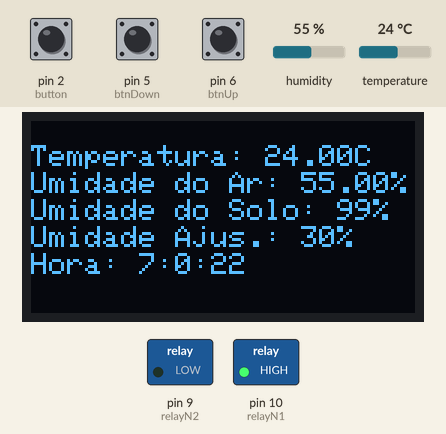
Recording of a sketch running on a simulated Arduino Uno, built with avr-gcc and run on an emulated ATmega328P. Shown: 128×64 one-colour display, switched loads named in the sketch (green lamp = pin HIGH). The inputs (shaded band) are chosen by the test bench; at power-on: humidity 55 %, pin 2 (button) HIGH, pin 5 (btnDown) LOW, pin 6 (btnUp) LOW, temperature 24 °C. The local clock reads 2024-03-15 10:24:30 at power-on unless the sketch sets it; what the sketch prints to the serial monitor is not drawn.

Above: at 2.9 s.
3.0 s: humidity set to 22 %
At 5.0 s:
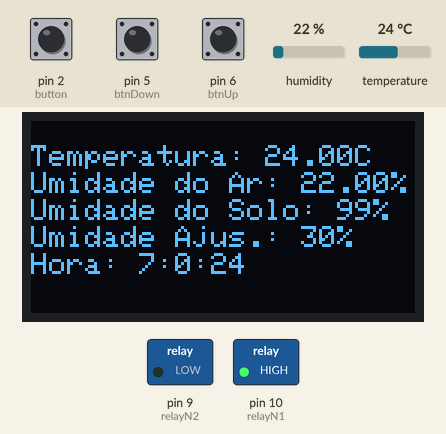
5.9 s: pin 2 (button) pulled LOW for 1.3 s
At 7.1 s:
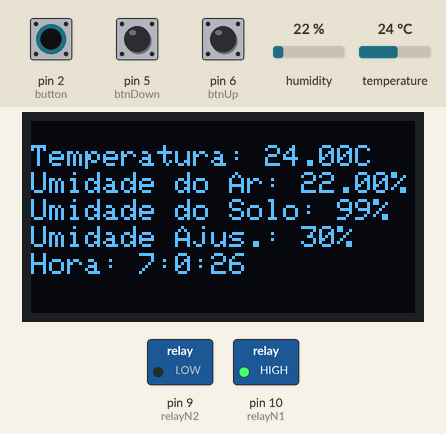
8.7 s: pin 5 (btnDown) pulled HIGH for 1.3 s
At 10.6 s:
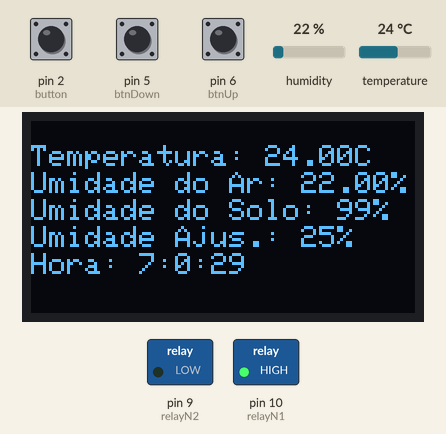
12.3 s: pin 6 (btnUp) pulled HIGH for 1.3 s
At 13.2 s:
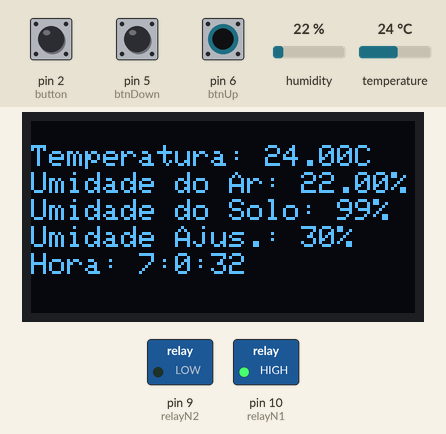
15.1 s: temperature set to 12 °C
At 18.6 s:
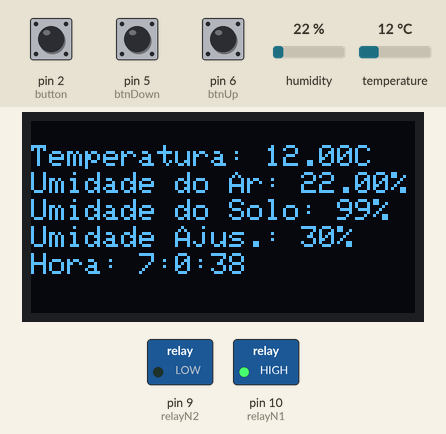
18.7 s: pin 5 (btnDown) pulled HIGH for 1.3 s
At 20.2 s:
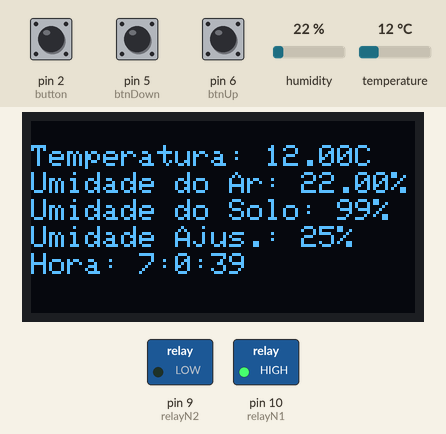
Timing chart, 0 to 21.7 s (numbered marks = the images above; inputs shaded):
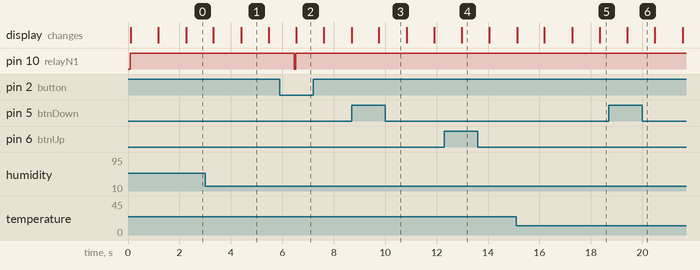

Measured:
- after the input at 5.9 s, pin 10 (relayN1): HIGH → LOW after 0.57 s, → HIGH 0.05 s later
- what the display in image 1 shows lasts 1.1 s, from 4.4 s to 5.5 s

The sketch:

indoor-garden-system.ino
```cpp
#include <DHT.h>
#include <Wire.h>
#include <Adafruit_GFX.h>
#include <Adafruit_SSD1306.h>
#include <RTClib.h>

#define DHTPIN 3
#define button 2
#define relayN2 9
#define relayN1 10
#define sensorPower 7
#define btnUp 6
#define btnDown 5
#define soilMoisture A0
#define DHTTYPE DHT11
#define SCREEN_WIDTH 128    // OLED display width,  in pixels
#define SCREEN_HEIGHT 64    // OLED display height, in pixels

DHT dht(DHTPIN, DHTTYPE);
Adafruit_SSD1306 oled(SCREEN_WIDTH, SCREEN_HEIGHT, &Wire, -1);
RTC_DS1307 rtc;
int waterLevel = 99;
int soilAdjustment = 30;

volatile byte buttonReleased = false;

void setup() {
	Serial.begin(9600);
  Wire.begin();
	pinMode(sensorPower, OUTPUT);
  pinMode(relayN1, OUTPUT);
  pinMode(relayN2, OUTPUT);
	digitalWrite(sensorPower, LOW);
  dht.begin();
  pinMode(button, INPUT_PULLUP);
  attachInterrupt(digitalPinToInterrupt(button), turnOnPump, FALLING);
  pinMode(btnUp, INPUT);
  pinMode(btnDown, INPUT);

// Tempo
  if (! rtc.begin()) {
    Serial.println("Couldn't find RTC");
    Serial.flush();
    while (1) delay(10);
  }

  if (! rtc.isrunning()) {
    Serial.println("RTC is NOT running, let's set the time!");
    // When time needs to be set on a new device, or after a power loss, the
    // following line sets the RTC to the date & time this sketch was compiled
    rtc.adjust(DateTime(F(__DATE__), F(__TIME__)));
    // This line sets the RTC with an explicit date & time, for example to set
    // January 21, 2014 at 3am you would call:
  //  rtc.adjust(DateTime(2023, 10, 16, 6, 38, 0));
  }
  rtc.adjust(DateTime(2023, 10, 16, 7, 0, 20));///

// Start diplay OLED with the address 0x3C to 128x64
  if (!oled.begin(SSD1306_SWITCHCAPVCC, 0x3C)) {
    Serial.println(F("SSD1306 allocation failed"));
    while (true);
  }

}

void loop() {

  if (buttonReleased) {
    buttonReleased = false;
    digitalWrite(relayN1, LOW);
  }

  byte btnUpState = digitalRead(btnUp);
  byte btnDownState = digitalRead(btnDown);

  DateTime now = rtc.now();

  float h = dht.readHumidity();
  float t = dht.readTemperature();

// Soil Moisture Sensor
  if (now.hour()%8 == 0 && now.minute()*1 == 0 && (now.second()*1 == 0 || now.second()/1 == 1)){
    waterLevel = readSensor();
  }

// Verify if the DHT sensor is working
  if (isnan(h) || isnan(t)) {
    Serial.println(F("Falha ao ler o sensor DHT!"));
    return;
  }

  if(btnUpState == HIGH){
     soilAdjustment = soilAdjustment + 5;
  }

  if(btnDownState == HIGH){
    soilAdjustment = soilAdjustment - 5;
  }

//  float hic = dht.computeHeatIndex(t, h, false); // Heat Index
	Serial.print("Umidade do Solo: "); Serial.print(waterLevel); Serial.println("%");
  Serial.print("Umidade do Ar: "); Serial.print(h); Serial.println("%");
  Serial.print("Temperatura: "); Serial.print(t); Serial.println("°C");
  Serial.print("Horário: "); Serial.print(now.hour()); Serial.print(":"); Serial.print(now.minute()); Serial.print(":"); Serial.println(now.second());

// Lamp
  if (now.hour() >= 7 && now.hour() <= 19){
    digitalWrite(relayN2, LOW);
  } else {
    digitalWrite(relayN2, HIGH);
  }

// Water Pump
  if ((waterLevel < soilAdjustment) && (now.hour() == 10 || now.hour() == 22) && (now.minute() == 1) && (now.second() >= 1 && now.second() <= 5)){
    digitalWrite(relayN1, LOW);
  } else{
    digitalWrite(relayN1, HIGH);
  }

// OLED Display
  oled.clearDisplay();
  oled.setTextSize(1);
  oled.setTextColor(WHITE);
  oled.setCursor(0, 8);
  oled.print("Temperatura: "); oled.print(t); oled.println("C");
  oled.setCursor(0, 17);
  oled.print("Umidade do Ar: "); oled.print(h); oled.println("%");
  oled.setCursor(0, 26);
  oled.print("Umidade do Solo: "); oled.print(waterLevel); oled.println("%");
  oled.setCursor(0, 35);
  oled.print("Umidade Ajus.: "); oled.print(soilAdjustment); oled.println("%");
  oled.setCursor(0, 44);
  oled.print("Hora: "); oled.print(now.hour()); oled.print(":"); oled.print(now.minute()); oled.print(":"); oled.println(now.second());
  oled.display();

  delay(1000);
}

//  Function to measure the soil moisture
int readSensor() {
	digitalWrite(sensorPower, HIGH);
	delay(10);
  int val = map(analogRead(soilMoisture), 315, 1007, 100, 0);
	digitalWrite(sensorPower, LOW);
	return val;
}

// Function to activate the pump manually (interruption button)
void turnOnPump(){
  buttonReleased = true;
}
```
